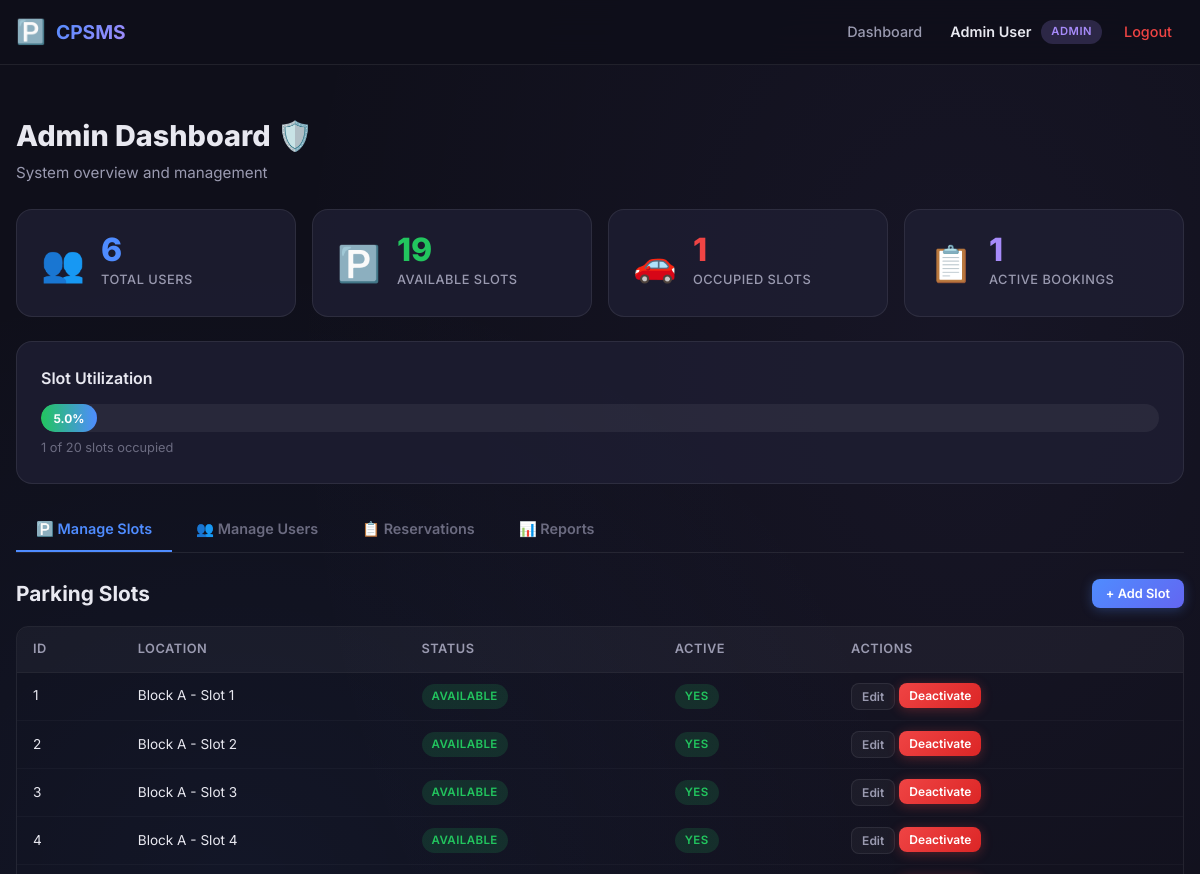
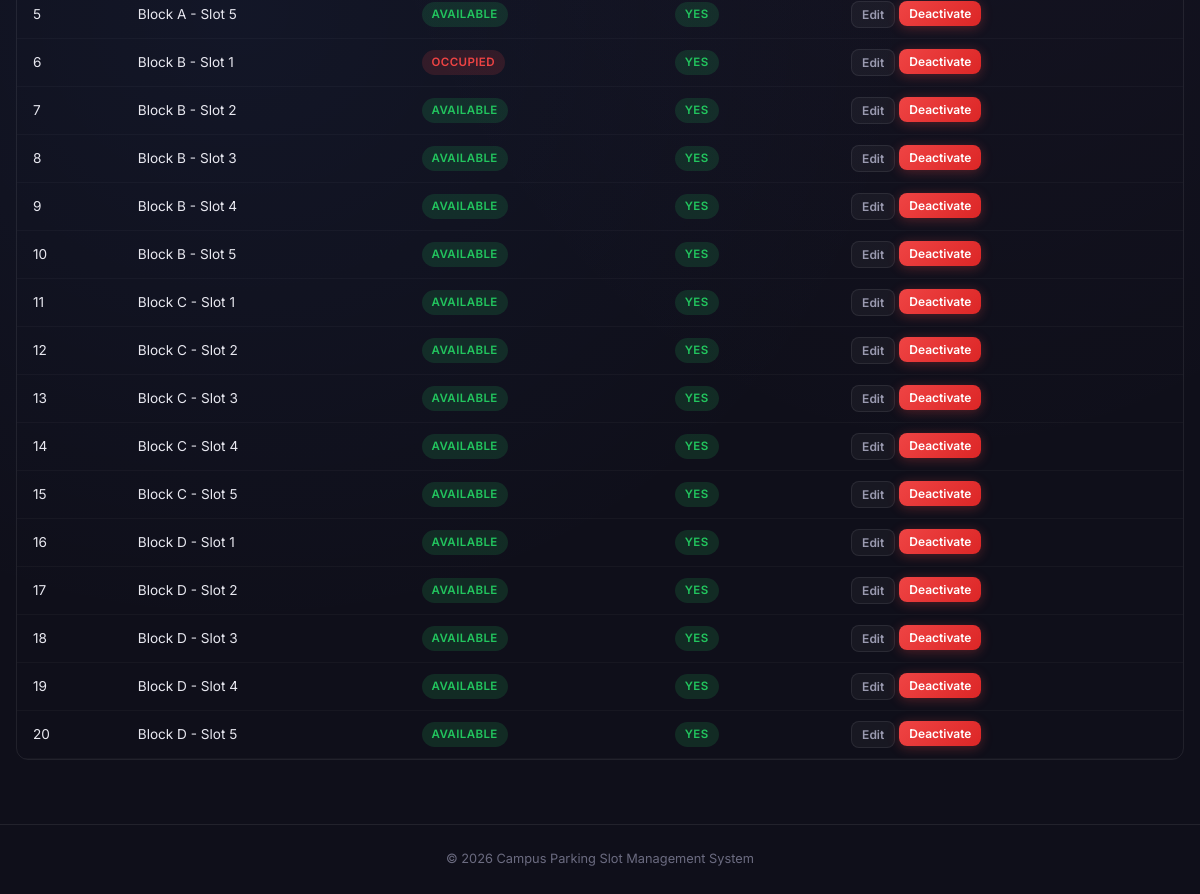
The page /admin/dashboard (signed in) on the database its author committed (2 pictures, top to bottom).
### models/user.py (models this page shows, shortened)
class User(db.Model):
    __tablename__ = 'users'
    user_id = db.Column(db.Integer, primary_key=True, autoincrement=True)
    user_name = db.Column(db.String(120), nullable=False)
    email = db.Column(db.String(255), unique=True, nullable=False, index=True)
    phone_number = db.Column(db.String(20), nullable=True)
    password_hash = db.Column(db.String(255), nullable=False)
    role = db.Column(db.String(20), nullable=False, default='student')  # student / staff / parking_staff / admin
    login_attempts = db.Column(db.Integer, nullable=False, default=0)
    is_locked = db.Column(db.Boolean, nullable=False, default=False)
    vehicles = db.relationship('Vehicle', backref='owner', lazy=True, cascade='all, delete-orphan')
    reservations = db.relationship('Reservation', backref='user', lazy=True)
    reports = db.relationship('Report', backref='admin', lazy=True)

### models/parking_slot.py (models this page shows, shortened)
class ParkingSlot(db.Model):
    __tablename__ = 'parking_slots'
    slot_id = db.Column(db.Integer, primary_key=True, autoincrement=True)
    slot_location = db.Column(db.String(100), nullable=False)
    slot_status = db.Column(db.String(20), nullable=False, default='Available', index=True)  # Available / Occupied
    is_active = db.Column(db.Boolean, nullable=False, default=True, index=True)
    reservations = db.relationship('Reservation', backref='slot', lazy=True)

### routes/admin.py (the view)
@admin_bp.route('/dashboard')
@admin_required
def dashboard():
    total_users = User.query.count()
    total_slots = ParkingSlot.query.filter_by(is_active=True).count()
    available_slots = ParkingSlot.query.filter_by(is_active=True, slot_status='Available').count()
    occupied_slots = ParkingSlot.query.filter_by(is_active=True, slot_status='Occupied').count()
    total_reservations = Reservation.query.count()
    active_reservations = Reservation.query.filter_by(is_active=True).count()
    users = User.query.order_by(User.user_id).all()
    slots = ParkingSlot.query.order_by(ParkingSlot.slot_id).all()
    reservations = Reservation.query.order_by(Reservation.created_at.desc()).limit(50).all()
    return render_template('dashboard/admin.html',
                           total_users=total_users,
                           total_slots=total_slots,
                           available_slots=available_slots,
                           occupied_slots=occupied_slots,
                           total_reservations=total_reservations,
                           active_reservations=active_reservations,
                           users=users,
                           slots=slots,
                           reservations=reservations)

### templates/dashboard/admin.html (shortened to what this page needs)
{% extends 'base.html' %}
{% block content %}
<div class="dashboard">
    <div class="dashboard-header">
        <h1>Admin Dashboard 🛡️</h1>
        <p class="dash-subtitle">System overview and management</p>
    </div>
    <div class="stats-grid">
        <div class="stat-card stat-blue">
            <div class="stat-icon">👥</div>
            <div class="stat-info">
                <span class="stat-value">{{ total_users }}</span>
                <span class="stat-label">Total Users</span>
            </div>
        </div>
        <div class="stat-card stat-green">
            <div class="stat-icon">🅿️</div>
            <div class="stat-info">
                <span class="stat-value">{{ available_slots }}</span>
                <span class="stat-label">Available Slots</span>
            </div>
        </div>
        <div class="stat-card stat-red">
            <div class="stat-icon">🚗</div>
            <div class="stat-info">
                <span class="stat-value">{{ occupied_slots }}</span>
                <span class="stat-label">Occupied Slots</span>
            </div>
        </div>
        <div class="stat-card stat-purple">
            <div class="stat-icon">📋</div>
            <div class="stat-info">
                <span class="stat-value">{{ active_reservations }}</span>
                <span class="stat-label">Active Bookings</span>
            </div>
        </div>
    </div>
    <div class="utilization-card">
        <h3>Slot Utilization</h3>
        <div class="progress-bar-wrap">
            {% set util_percent = ((occupied_slots / total_slots * 100) | round(1)) if total_slots > 0 else 0 %}
            <div class="progress-bar" id="utilizationBar">
                {{ util_percent }}%
            </div>
        </div>
        <p class="util-detail">{{ occupied_slots }} of {{ total_slots }} slots occupied</p>
    </div>
    <div class="tab-nav">
        <button class="tab-btn active" data-tab="manage-slots" id="tabManageSlots">🅿️ Manage Slots</button>
        <button class="tab-btn" data-tab="manage-users" id="tabManageUsers">👥 Manage Users</button>
        <button class="tab-btn" data-tab="view-reservations" id="tabViewReservations">📋 Reservations</button>
        <button class="tab-btn" data-tab="reports" id="tabReports">📊 Reports</button>
    </div>
    <div class="tab-panel active" id="panel-manage-slots">
        <div class="panel-header">
            <h2>Parking Slots</h2>
            <button class="btn btn-primary btn-sm" onclick="openModal('addSlotModal')" id="addSlotBtn">+ Add Slot</button>
        </div>
        <div class="table-wrap">
            <table class="data-table" id="slotsTable">
                <thead>
                    <tr>
                        <th>ID</th>
                        <th>Location</th>
                        <th>Status</th>
                        <th>Active</th>
                        <th>Actions</th>
                    </tr>
                </thead>
                <tbody>
                    {% for s in slots %}
                    <tr class="{{ 'row-inactive' if not s.is_active }}">
                        <td>{{ s.slot_id }}</td>
                        <td>{{ s.slot_location }}</td>
                        <td><span class="status-badge {{ 'available' if s.slot_status == 'Available' else 'occupied' }}">{{ s.slot_status }}</span></td>
                        <td><span class="status-badge {{ 'active' if s.is_active else 'inactive' }}">{{ 'Yes' if s.is_active else 'No' }}</span></td>
                        <td class="action-btns">
                            <button class="btn btn-secondary btn-xs" onclick="openEditSlot(this.dataset.id, this.dataset.loc)" data-id="{{ s.slot_id }}" data-loc="{{ s.slot_location }}">Edit</button>
                            {% if s.is_active %}
                            <form method="POST" action="{{ url_for('admin.delete_slot', slot_id=s.slot_id) }}" style="display:inline;">
                                <button class="btn btn-danger btn-xs" onclick="return confirm('Deactivate this slot?')">Deactivate</button>
                            </form>
                            {% else %}
                            <form method="POST" action="{{ url_for('admin.restore_slot', slot_id=s.slot_id) }}" style="display:inline;">
                                <button class="btn btn-success btn-xs">Restore</button>
                            </form>
                            {% endif %}
                        </td>
                    </tr>
                    {% endfor %}
                </tbody>
            </table>
        </div>
    </div>
</div>
{% endblock %}

### templates/base.html (shortened to what this page needs)
<!DOCTYPE html>
<html lang="en">
<head>
    <link rel="stylesheet" href="{{ url_for('static', filename='css/style.css') }}">
</head>
<body>
    <nav class="navbar">
        <div class="nav-container">
            <a href="/" class="nav-brand">
                <span class="brand-icon">🅿️</span>
                <span class="brand-text">CPSMS</span>
            </a>
            {% if session.get('user_id') %}
            <div class="nav-links">
                {% if session.get('role') == 'admin' %}
                    <a href="{{ url_for('admin.dashboard') }}" class="nav-link">Dashboard</a>
                {% elif session.get('role') == 'parking_staff' %}
                    <a href="{{ url_for('staff.dashboard') }}" class="nav-link">Dashboard</a>
                {% else %}
                    <a href="{{ url_for('user.dashboard') }}" class="nav-link">Dashboard</a>
                {% endif %}
                <div class="nav-user">
                    <span class="nav-user-name">{{ session.get('user_name', '') }}</span>
                    <span class="nav-role-badge role-{{ session.get('role', '') }}">{{ session.get('role', '') | replace('_', ' ') | title }}</span>
                    <a href="{{ url_for('auth.logout') }}" class="nav-link logout-link">Logout</a>
                </div>
            </div>
            {% endif %}
        </div>
    </nav>
    <div class="flash-container">
    </div>
    <main class="main-content">
        {% block content %}{% endblock %}
    </main>
    <footer class="footer">
        <p>&copy; 2026 Campus Parking Slot Management System</p>
    </footer>
</body>
</html>

### rows shown on the page
User: get "Admin User", get "ADMIN"
ParkingSlot: slot_id "1", slot_location "Block A - Slot 1", slot_status "AVAILABLE", is_active "YES"
ParkingSlot: slot_id "2", slot_location "Block A - Slot 2", slot_status "AVAILABLE", is_active "YES"
ParkingSlot: slot_id "3", slot_location "Block A - Slot 3", slot_status "AVAILABLE", is_active "YES"
ParkingSlot: slot_id "4", slot_location "Block A - Slot 4", slot_status "AVAILABLE", is_active "YES"
ParkingSlot: slot_id "5", slot_location "Block A - Slot 5", slot_status "AVAILABLE", is_active "YES"
ParkingSlot: slot_id "6", slot_location "Block B - Slot 1", slot_status "OCCUPIED", is_active "YES"
ParkingSlot: slot_id "7", slot_location "Block B - Slot 2", slot_status "AVAILABLE", is_active "YES"
ParkingSlot: slot_id "8", slot_location "Block B - Slot 3", slot_status "AVAILABLE", is_active "YES"
ParkingSlot: slot_id "9", slot_location "Block B - Slot 4", slot_status "AVAILABLE", is_active "YES"
ParkingSlot: slot_id "10", slot_location "Block B - Slot 5", slot_status "AVAILABLE", is_active "YES"
ParkingSlot: slot_id "11", slot_location "Block C - Slot 1", slot_status "AVAILABLE", is_active "YES"
ParkingSlot: slot_id "12", slot_location "Block C - Slot 2", slot_status "AVAILABLE", is_active "YES"
ParkingSlot: slot_id "13", slot_location "Block C - Slot 3", slot_status "AVAILABLE", is_active "YES"
ParkingSlot: slot_id "14", slot_location "Block C - Slot 4", slot_status "AVAILABLE", is_active "YES"
ParkingSlot: slot_id "15", slot_location "Block C - Slot 5", slot_status "AVAILABLE", is_active "YES"
ParkingSlot: slot_id "16", slot_location "Block D - Slot 1", slot_status "AVAILABLE", is_active "YES"
ParkingSlot: slot_id "17", slot_location "Block D - Slot 2", slot_status "AVAILABLE", is_active "YES"
ParkingSlot: slot_id "18", slot_location "Block D - Slot 3", slot_status "AVAILABLE", is_active "YES"
ParkingSlot: slot_id "19", slot_location "Block D - Slot 4", slot_status "AVAILABLE", is_active "YES"
ParkingSlot: slot_id "20", slot_location "Block D - Slot 5", slot_status "AVAILABLE", is_active "YES"

### other values the page prints
{{ total_users }} "6"
{{ available_slots }} "19"
{{ occupied_slots }} "1"
{{ active_reservations }} "1"
{{ util_percent }} "5.0"
{{ total_slots }} "20"
